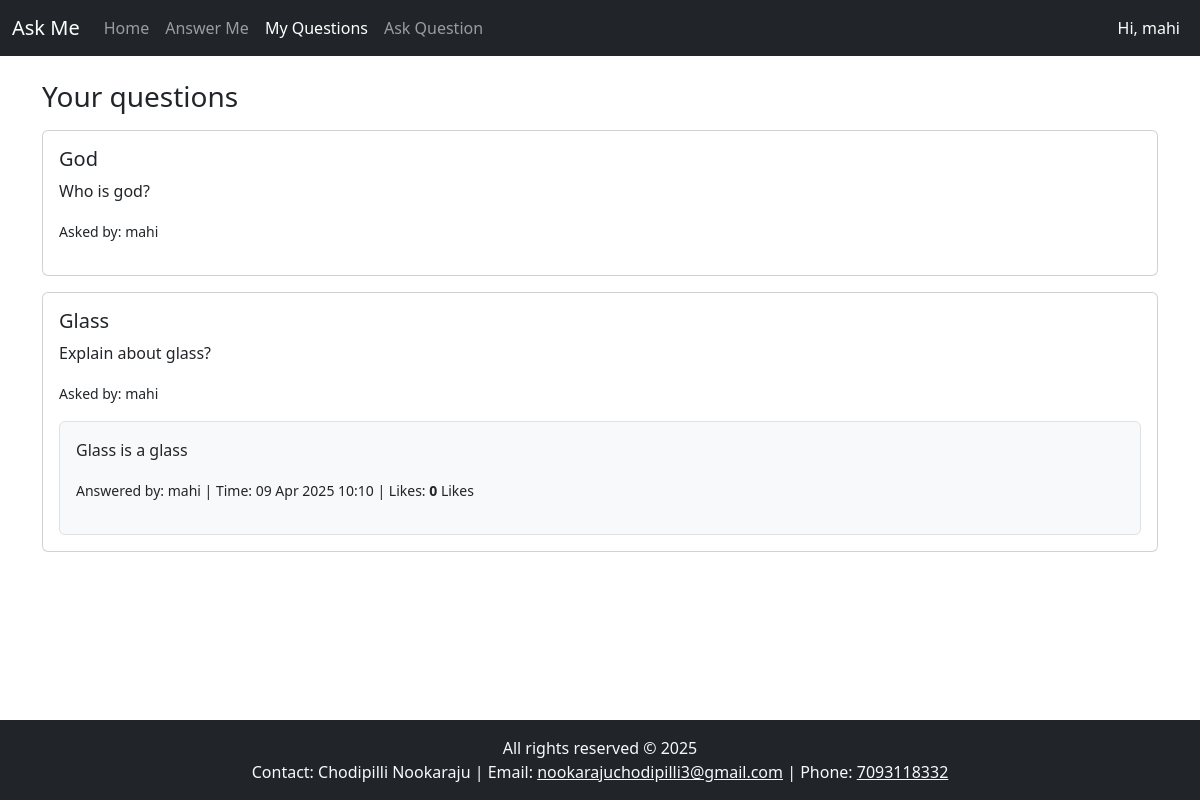
The page /my_questions/ (signed in) on the database its author committed.
### askme/models.py (models this page shows, shortened)
class Question(models.Model):
    title = models.CharField(max_length=255)
    description = models.TextField(blank=True)
    asked_by = models.ForeignKey(User, on_delete=models.CASCADE, related_name='questions')
    created_at = models.DateTimeField(auto_now_add=True)

class Answer(models.Model):
    question = models.ForeignKey(Question, on_delete=models.CASCADE, related_name='answers')
    answered_by = models.ForeignKey(User, on_delete=models.CASCADE, related_name='answers')
    content = models.TextField()
    likes = models.ManyToManyField(User, related_name='liked_answer', blank=True)
    created_at = models.DateTimeField(auto_now_add=True)

### askme/views.py (the view)
# urls.py: path('my_questions/',my_questions,name='my_questions'),
@login_required(login_url='login_user')
def my_questions(request):
    questions = Question.objects.filter(asked_by=request.user).order_by('-created_at')
    return render(request, 'my_questions.html', {'questions': questions})

### templates/my_questions.html
{% extends 'index.html' %}
{% block content %}
<h3>Your questions </h3>
{% for question in questions %}
  <div class="card my-3">
    <div class="card-body">
      <h5>{{ question.title }}</h5>
      <p>{{ question.description }}</p>
      <p><small>Asked by: {{ question.asked_by.username }}</small></p>
      {% for answer in question.answers.all %}
        <div class="mt-3 p-3 border rounded bg-light">
          <p>{{ answer.content }}</p>
          <p>
            <small>
              Answered by: {{ answer.answered_by.username }} |
              Time: {{ answer.created_at|date:"d M Y H:i" }} |
              Likes: {{ answer.total_likes }}
              <span id="like-count-{{ answer.id }}"><strong>{{ answer.likes.count }}</strong></span> Likes
            </small>
          </p>
        </div>
      {% endfor %}
    </div>
  </div>
{% empty %}
<p>No questions yet</p>
{% endfor %}
{% endblock %}

### templates/index.html (shortened to what this page needs)
<!DOCTYPE html>
<html lang="en">
<head>
    <link rel="stylesheet" href="https://cdn.jsdelivr.net/npm/bootstrap@5.3.0/dist/css/bootstrap.min.css">
</head>
<body>
<nav class="navbar navbar-expand-lg navbar-dark bg-dark fixed-top">
  <div class="container-fluid">
    <a class="navbar-brand" href="/">Ask Me</a>
    <div class="collapse navbar-collapse" id="navbarNav">
      <ul class="navbar-nav me-auto mb-2 mb-lg-0">
        <li class="nav-item">
            <a class="nav-link {% if request.path == '/' %}active{% endif %}" href="/">Home</a>
          </li>
          <li class="nav-item">
            <a class="nav-link {% if request.path == '/answer_me/' %}active{% endif %}" href="/answer_me/">Answer Me</a>
          </li>
          <li class="nav-item">
            <a class="nav-link {% if request.path == '/my_questions/' %}active{% endif %}" href="/my_questions/">My Questions</a>
          </li>
          <li class="nav-item">
            <a class="nav-link {% if request.path == '/ask/' %}active{% endif %}" href="/ask/">Ask Question</a>
          </li>
      </ul>
      <ul class="navbar-nav">
        {% if user.is_authenticated %}
        <li class="nav-item"><a class="nav-link  text-white" href="/profile/">Hi, {{request.user}}</a></li>
        {% else %}
        <li class="nav-item"><a class="nav-link" href="/login/">Login</a></li>
        <li class="nav-item"><a class="nav-link" href="/register/">Signup</a></li>
        {% endif %}
      </ul>
    </div>
  </div>
</nav>
<div class="container" style="margin-top: 80px;">
    {% block content %}
    {% endblock %}
</div>
<footer class="bg-dark text-light text-center py-3 fixed-bottom">
    <div class="container">
        <p class="mb-0">All rights reserved © 2025</p>
        <p class="mb-0">
            Contact: Chodipilli Nookaraju |
            Email: <a href="https://gmail.com" target="_blank" class="text-light">nookarajuchodipilli3@gmail.com</a> |
            Phone: <a href="tel:+917093118332" class="text-light">7093118332</a>
        </p>
    </div>
</footer>
</body>
</html>

### rows shown on the page
Question: title "God", description "Who is god?", asked_by.username "mahi"
Question: title "Glass", description "Explain about glass?", asked_by.username "mahi"
Answer: content "Glass is a glass", answered_by.username "mahi", created_at "09 Apr 2025 10:10", likes.count "0"

### other values the page prints
{{ request.user }} "mahi"
